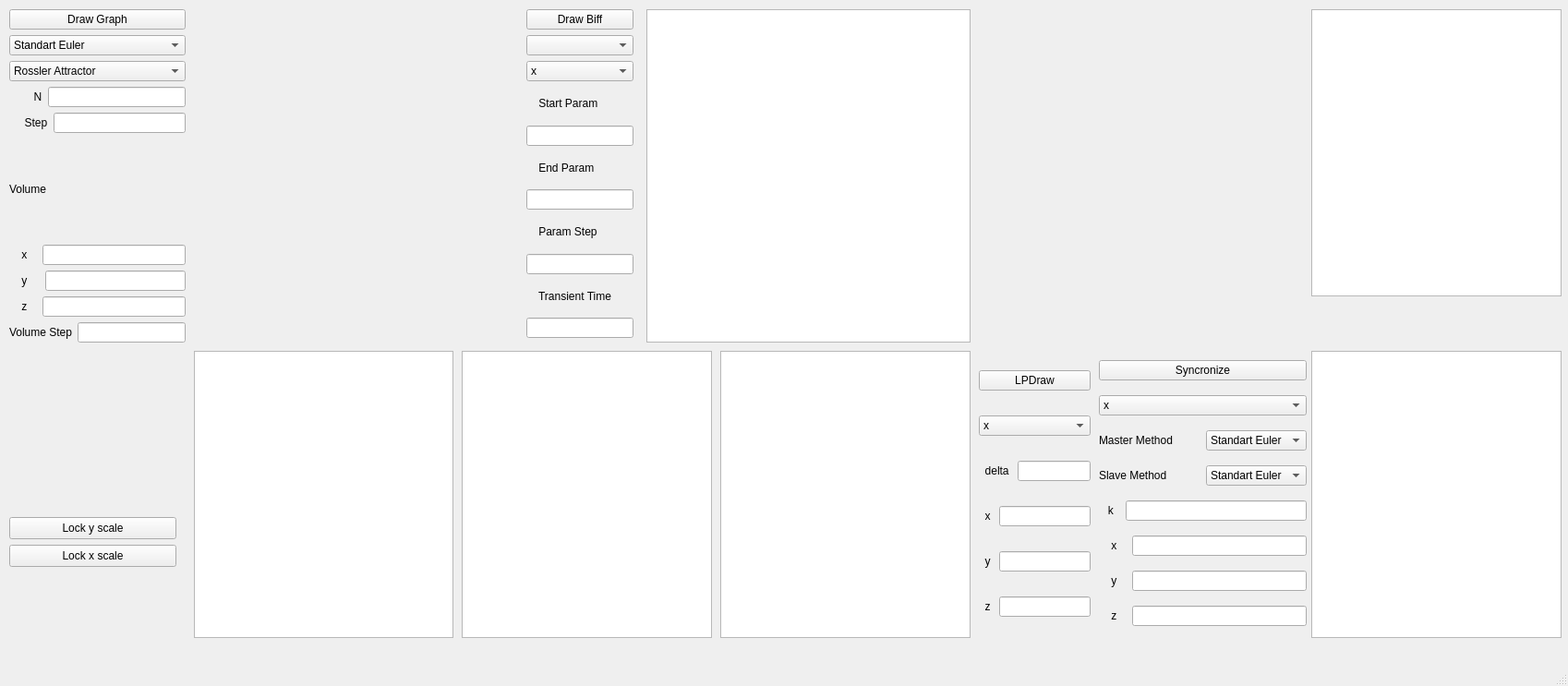
<?xml version="1.0" encoding="UTF-8"?>
<ui version="4.0">
 <class>MainWindow</class>
 <widget class="QMainWindow" name="MainWindow">
  <property name="geometry">
   <rect>
    <x>0</x>
    <y>0</y>
    <width>1698</width>
    <height>743</height>
   </rect>
  </property>
  <property name="windowTitle">
   <string>MainWindow</string>
  </property>
  <widget class="QWidget" name="centralwidget">
   <widget class="QWidget" name="graphWidget" native="true">
    <property name="geometry">
     <rect>
      <x>209</x>
      <y>9</y>
      <width>351</width>
      <height>361</height>
     </rect>
    </property>
   </widget>
   <widget class="QWidget" name="editorWidget" native="true">
    <property name="geometry">
     <rect>
      <x>10</x>
      <y>380</y>
      <width>181</width>
      <height>171</height>
     </rect>
    </property>
   </widget>
   <widget class="QCustomPlot" name="timeView">
    <property name="geometry">
     <rect>
      <x>210</x>
      <y>380</y>
      <width>281</width>
      <height>311</height>
     </rect>
    </property>
   </widget>
   <widget class="QCustomPlot" name="volView">
    <property name="geometry">
     <rect>
      <x>500</x>
      <y>380</y>
      <width>271</width>
      <height>311</height>
     </rect>
    </property>
   </widget>
   <widget class="QWidget" name="verticalLayoutWidget">
    <property name="geometry">
     <rect>
      <x>570</x>
      <y>10</y>
      <width>116</width>
      <height>356</height>
     </rect>
    </property>
    <layout class="QVBoxLayout" name="verticalLayout">
     <item>
      <widget class="QPushButton" name="drawBiff">
       <property name="text">
        <string>Draw Biff</string>
       </property>
      </widget>
     </item>
     <item>
      <widget class="QComboBox" name="BifParamBox"/>
     </item>
     <item>
      <widget class="QComboBox" name="CoordParamBox">
       <item>
        <property name="text">
         <string>x</string>
        </property>
       </item>
       <item>
        <property name="text">
         <string>y</string>
        </property>
       </item>
       <item>
        <property name="text">
         <string>z</string>
        </property>
       </item>
      </widget>
     </item>
     <item>
      <widget class="QLabel" name="label_2">
       <property name="text">
        <string>    Start Param</string>
       </property>
      </widget>
     </item>
     <item>
      <widget class="QLineEdit" name="startParamLine"/>
     </item>
     <item>
      <widget class="QLabel" name="label_3">
       <property name="text">
        <string>    End Param</string>
       </property>
      </widget>
     </item>
     <item>
      <widget class="QLineEdit" name="endParamLine"/>
     </item>
     <item>
      <widget class="QLabel" name="label_4">
       <property name="text">
        <string>    Param Step</string>
       </property>
      </widget>
     </item>
     <item>
      <widget class="QLineEdit" name="stepParamLine"/>
     </item>
     <item>
      <widget class="QLabel" name="label_8">
       <property name="text">
        <string>    Transient Time</string>
       </property>
      </widget>
     </item>
     <item>
      <widget class="QLineEdit" name="transientTimeLine"/>
     </item>
    </layout>
   </widget>
   <widget class="QCustomPlot" name="biffGraphView">
    <property name="geometry">
     <rect>
      <x>700</x>
      <y>10</y>
      <width>351</width>
      <height>361</height>
     </rect>
    </property>
   </widget>
   <widget class="QCustomPlot" name="lpGraphView">
    <property name="geometry">
     <rect>
      <x>780</x>
      <y>380</y>
      <width>271</width>
      <height>311</height>
     </rect>
    </property>
   </widget>
   <widget class="QWidget" name="verticalLayoutWidget_2">
    <property name="geometry">
     <rect>
      <x>10</x>
      <y>10</y>
      <width>191</width>
      <height>361</height>
     </rect>
    </property>
    <layout class="QVBoxLayout" name="verticalLayout_2">
     <item>
      <widget class="QPushButton" name="drawButton">
       <property name="text">
        <string>Draw Graph</string>
       </property>
      </widget>
     </item>
     <item>
      <widget class="QComboBox" name="methodBox">
       <item>
        <property name="text">
         <string>Standart Euler</string>
        </property>
       </item>
       <item>
        <property name="text">
         <string>Moded Euler</string>
        </property>
       </item>
       <item>
        <property name="text">
         <string>Euler-Cromer</string>
        </property>
       </item>
       <item>
        <property name="text">
         <string>CD</string>
        </property>
       </item>
       <item>
        <property name="text">
         <string>RungeKutta</string>
        </property>
       </item>
      </widget>
     </item>
     <item>
      <widget class="QComboBox" name="systemBox">
       <item>
        <property name="text">
         <string>Rossler Attractor</string>
        </property>
       </item>
       <item>
        <property name="text">
         <string>VanDerPol</string>
        </property>
       </item>
       <item>
        <property name="text">
         <string>NozeGuver</string>
        </property>
       </item>
       <item>
        <property name="text">
         <string>NozeGuverModed</string>
        </property>
       </item>
       <item>
        <property name="text">
         <string>Lorenz</string>
        </property>
       </item>
      </widget>
     </item>
     <item>
      <layout class="QHBoxLayout" name="horizontalLayout_4">
       <item>
        <widget class="QLabel" name="label_5">
         <property name="text">
          <string>        N</string>
         </property>
        </widget>
       </item>
       <item>
        <widget class="QLineEdit" name="nLine"/>
       </item>
      </layout>
     </item>
     <item>
      <layout class="QHBoxLayout" name="horizontalLayout_3">
       <item>
        <widget class="QLabel" name="label_6">
         <property name="text">
          <string>     Step</string>
         </property>
        </widget>
       </item>
       <item>
        <widget class="QLineEdit" name="stepLine"/>
       </item>
      </layout>
     </item>
     <item>
      <layout class="QHBoxLayout" name="horizontalLayout_2">
       <item>
        <widget class="QLabel" name="label">
         <property name="text">
          <string>Volume</string>
         </property>
        </widget>
       </item>
       <item>
        <widget class="QLabel" name="volLabel">
         <property name="text">
          <string/>
         </property>
        </widget>
       </item>
      </layout>
     </item>
     <item>
      <layout class="QHBoxLayout" name="horizontalLayout_5">
       <item>
        <widget class="QLabel" name="label_9">
         <property name="text">
          <string>    x   </string>
         </property>
        </widget>
       </item>
       <item>
        <widget class="QLineEdit" name="xLine"/>
       </item>
      </layout>
     </item>
     <item>
      <layout class="QHBoxLayout" name="horizontalLayout_6">
       <item>
        <widget class="QLabel" name="label_10">
         <property name="text">
          <string>    y    </string>
         </property>
        </widget>
       </item>
       <item>
        <widget class="QLineEdit" name="yLine"/>
       </item>
      </layout>
     </item>
     <item>
      <layout class="QHBoxLayout" name="horizontalLayout_7">
       <item>
        <widget class="QLabel" name="label_11">
         <property name="text">
          <string>    z   </string>
         </property>
        </widget>
       </item>
       <item>
        <widget class="QLineEdit" name="zLine"/>
       </item>
      </layout>
     </item>
     <item>
      <layout class="QHBoxLayout" name="horizontalLayout">
       <item>
        <widget class="QLabel" name="label_7">
         <property name="text">
          <string>Volume Step</string>
         </property>
        </widget>
       </item>
       <item>
        <widget class="QLineEdit" name="volumeStepLine"/>
       </item>
      </layout>
     </item>
    </layout>
   </widget>
   <widget class="QWidget" name="verticalLayoutWidget_3">
    <property name="geometry">
     <rect>
      <x>1060</x>
      <y>380</y>
      <width>121</width>
      <height>311</height>
     </rect>
    </property>
    <layout class="QVBoxLayout" name="verticalLayout_3">
     <item>
      <widget class="QPushButton" name="lpDrawButton">
       <property name="text">
        <string>LPDraw</string>
       </property>
      </widget>
     </item>
     <item>
      <widget class="QComboBox" name="lpCoordParamBox">
       <item>
        <property name="text">
         <string>x</string>
        </property>
       </item>
       <item>
        <property name="text">
         <string>y</string>
        </property>
       </item>
       <item>
        <property name="text">
         <string>z</string>
        </property>
       </item>
      </widget>
     </item>
     <item>
      <layout class="QHBoxLayout" name="horizontalLayout_8">
       <item>
        <widget class="QLabel" name="label_12">
         <property name="text">
          <string>  delta </string>
         </property>
        </widget>
       </item>
       <item>
        <widget class="QLineEdit" name="deltaLine"/>
       </item>
      </layout>
     </item>
     <item>
      <layout class="QHBoxLayout" name="horizontalLayout_13">
       <item>
        <widget class="QLabel" name="label_17">
         <property name="text">
          <string>  x </string>
         </property>
        </widget>
       </item>
       <item>
        <widget class="QLineEdit" name="xLPLine"/>
       </item>
      </layout>
     </item>
     <item>
      <layout class="QHBoxLayout" name="horizontalLayout_12">
       <item>
        <widget class="QLabel" name="label_16">
         <property name="text">
          <string>  y </string>
         </property>
        </widget>
       </item>
       <item>
        <widget class="QLineEdit" name="yLPLine"/>
       </item>
      </layout>
     </item>
     <item>
      <layout class="QHBoxLayout" name="horizontalLayout_11">
       <item>
        <widget class="QLabel" name="label_15">
         <property name="text">
          <string>  z </string>
         </property>
        </widget>
       </item>
       <item>
        <widget class="QLineEdit" name="zLPLine"/>
       </item>
      </layout>
     </item>
    </layout>
   </widget>
   <widget class="QWidget" name="syncGraphWidget" native="true">
    <property name="geometry">
     <rect>
      <x>1060</x>
      <y>10</y>
      <width>351</width>
      <height>361</height>
     </rect>
    </property>
   </widget>
   <widget class="QWidget" name="verticalLayoutWidget_4">
    <property name="geometry">
     <rect>
      <x>1190</x>
      <y>380</y>
      <width>225</width>
      <height>311</height>
     </rect>
    </property>
    <layout class="QVBoxLayout" name="verticalLayout_4">
     <item>
      <widget class="QPushButton" name="syncButton">
       <property name="text">
        <string>Syncronize</string>
       </property>
      </widget>
     </item>
     <item>
      <widget class="QComboBox" name="syncCoordParamBox">
       <item>
        <property name="text">
         <string>x</string>
        </property>
       </item>
       <item>
        <property name="text">
         <string>y</string>
        </property>
       </item>
       <item>
        <property name="text">
         <string>z</string>
        </property>
       </item>
      </widget>
     </item>
     <item>
      <layout class="QHBoxLayout" name="horizontalLayout_9">
       <item>
        <widget class="QLabel" name="label_13">
         <property name="text">
          <string>Master Method</string>
         </property>
        </widget>
       </item>
       <item>
        <widget class="QComboBox" name="masterMethodBox">
         <item>
          <property name="text">
           <string>Standart Euler</string>
          </property>
         </item>
         <item>
          <property name="text">
           <string>Moded Euler</string>
          </property>
         </item>
         <item>
          <property name="text">
           <string>Euler-Cromer</string>
          </property>
         </item>
         <item>
          <property name="text">
           <string>CD</string>
          </property>
         </item>
         <item>
          <property name="text">
           <string>RungeKutta</string>
          </property>
         </item>
        </widget>
       </item>
      </layout>
     </item>
     <item>
      <layout class="QHBoxLayout" name="horizontalLayout_10">
       <item>
        <widget class="QLabel" name="label_21">
         <property name="text">
          <string>Slave Method</string>
         </property>
        </widget>
       </item>
       <item>
        <widget class="QComboBox" name="slaveMethodBox">
         <item>
          <property name="text">
           <string>Standart Euler</string>
          </property>
         </item>
         <item>
          <property name="text">
           <string>Moded Euler</string>
          </property>
         </item>
         <item>
          <property name="text">
           <string>Euler-Cromer</string>
          </property>
         </item>
         <item>
          <property name="text">
           <string>CD</string>
          </property>
         </item>
         <item>
          <property name="text">
           <string>RungeKutta</string>
          </property>
         </item>
        </widget>
       </item>
      </layout>
     </item>
     <item>
      <layout class="QHBoxLayout" name="horizontalLayout_16">
       <item>
        <widget class="QLabel" name="label_19">
         <property name="text">
          <string>   k  </string>
         </property>
        </widget>
       </item>
       <item>
        <widget class="QLineEdit" name="syncKLine"/>
       </item>
      </layout>
     </item>
     <item>
      <layout class="QHBoxLayout" name="horizontalLayout_15">
       <item>
        <widget class="QLabel" name="label_14">
         <property name="text">
          <string>    x   </string>
         </property>
        </widget>
       </item>
       <item>
        <widget class="QLineEdit" name="syncXLine"/>
       </item>
      </layout>
     </item>
     <item>
      <layout class="QHBoxLayout" name="horizontalLayout_18">
       <item>
        <widget class="QLabel" name="label_20">
         <property name="text">
          <string>    y   </string>
         </property>
        </widget>
       </item>
       <item>
        <widget class="QLineEdit" name="syncYLine"/>
       </item>
      </layout>
     </item>
     <item>
      <layout class="QHBoxLayout" name="horizontalLayout_17">
       <item>
        <widget class="QLabel" name="label_18">
         <property name="text">
          <string>    z   </string>
         </property>
        </widget>
       </item>
       <item>
        <widget class="QLineEdit" name="syncZLine"/>
       </item>
      </layout>
     </item>
    </layout>
   </widget>
   <widget class="QPushButton" name="yScaleButton">
    <property name="geometry">
     <rect>
      <x>10</x>
      <y>560</y>
      <width>181</width>
      <height>24</height>
     </rect>
    </property>
    <property name="text">
     <string>Lock y scale</string>
    </property>
   </widget>
   <widget class="QPushButton" name="xScaleButton">
    <property name="geometry">
     <rect>
      <x>10</x>
      <y>590</y>
      <width>181</width>
      <height>24</height>
     </rect>
    </property>
    <property name="text">
     <string>Lock x scale</string>
    </property>
   </widget>
   <widget class="QCustomPlot" name="syncTimeGraphView">
    <property name="geometry">
     <rect>
      <x>1420</x>
      <y>10</y>
      <width>271</width>
      <height>311</height>
     </rect>
    </property>
   </widget>
   <widget class="QCustomPlot" name="syncPhaseGraphView">
    <property name="geometry">
     <rect>
      <x>1420</x>
      <y>380</y>
      <width>271</width>
      <height>311</height>
     </rect>
    </property>
   </widget>
  </widget>
  <widget class="QMenuBar" name="menubar">
   <property name="geometry">
    <rect>
     <x>0</x>
     <y>0</y>
     <width>1698</width>
     <height>22</height>
    </rect>
   </property>
  </widget>
  <widget class="QStatusBar" name="statusbar"/>
 </widget>
 <customwidgets>
  <customwidget>
   <class>QCustomPlot</class>
   <extends>QGraphicsView</extends>
   <header location="global">qcustomplot.h</header>
  </customwidget>
 </customwidgets>
 <resources/>
 <connections/>
</ui>
